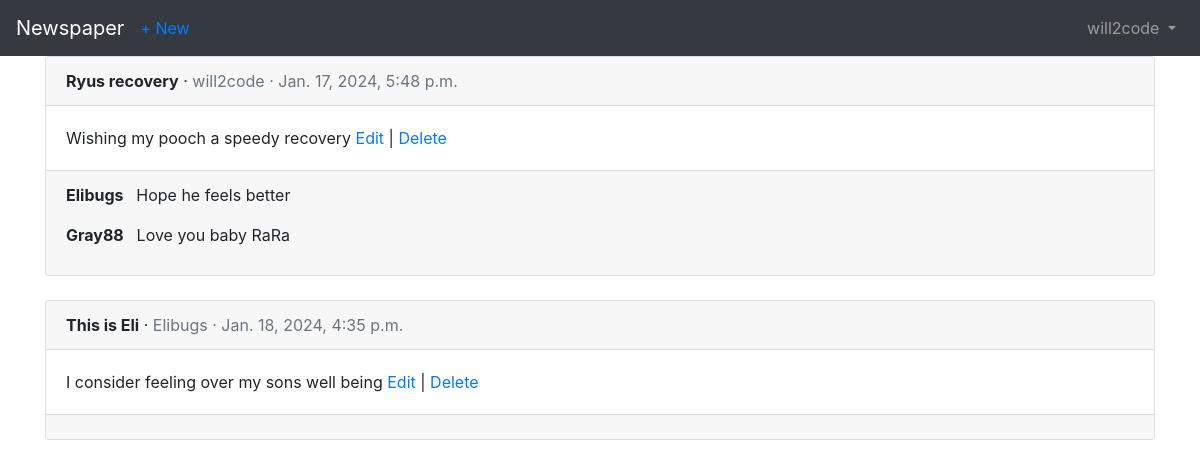
/articles/ (signed in), run on the app's committed database.
### accounts/models.py (models this page shows)
class CustomUser(AbstractUser):
    age = models.PositiveIntegerField(null=True, blank=True)

### articles/models.py (models this page shows, shortened)
class Article(models.Model):
    title = models.CharField(max_length=255)
    body = models.TextField()
    date = models.DateTimeField(auto_now_add=True)
    author = models.ForeignKey(
        get_user_model(),
        on_delete=models.CASCADE
    )

class Comment(models.Model):
    article = models.ForeignKey(
        Article,
        on_delete=models.CASCADE,
        related_name="comments"
    )
    comment = models.CharField(max_length=140)
    author = models.ForeignKey(
        get_user_model(),
        on_delete=models.CASCADE,
    )
    def __str__(self):
        return self.comment

### articles/views.py (the view)
# urls.py: path('', ArticleListView.as_view(), name='article_list'),
class ArticleListView(LoginRequiredMixin, ListView):
    model = Article
    template_name = 'article_list.html'

### templates/article_list.html (shortened to what this page needs)
{% extends 'base.html' %}
{% block content %}
	{% for article in object_list %}
		<div class="card">
			<div class="card-header">
				<span class="font-weight-bold"> {{ article.title }}</span> &middot;
				<span class="text-muted"> {{ article.author }} &middot {{ article.date }}</span>
			</div>
			<div class="card-body">
				{{ article.body }}
				<a href="{% url 'article_edit' article.pk %}">Edit</a> |
				<a href="{% url 'article_delete' article.pk %}">Delete</a>
			</div>
			<div class="card-footer">
				{% for comment in article.comments.all %}
					<p>
						<span class="font-weight-bold"> {{ comment.author }} </span>
						&nbsp;&nbsp;{{ comment }}
					</p>
				{% endfor %}
			</div>
		</div>
		<br>
	{% endfor %}
{% endblock content %}

### templates/base.html (shortened to what this page needs)
{% load static %}
<html>
  <head>
    <link rel="stylesheet" href="https://cdn.jsdelivr.net/npm/bootstrap@4.5.3/dist/css/bootstrap.min.css" />
  </head>
  <body>
    <nav class="navbar navbar-expand-lg navbar-dark bg-dark">
      <a class="navbar-brand" href="{% url 'home' %}">Newspaper</a>
      <a class="nav-item" href="{% url 'article_create' %}">+ New</a>
      <div class="collapse navbar-collapse" id="navbarSupportedContent">
        {% if user.is_authenticated %}
        <ul class="navbar-nav ml-auto">
          <li class="nav-item">
            <a class="nav-link dropdown-toggle" href="#" id="navbarDropdown" role="button" data-toggle="dropdown" aria-haspopup="true" aria-expanded="false"> {{ user.username }} </a>
        </ul>
        {% else %}
        <form class="form-inline ml-auto">
          <a href="{% url 'login' %}" class="btn btn-outline-secondary"> Log In</a>
          <a href="{% url 'signup' %}" class="btn btn-primary ml-2"> Sign up</a>
        </form>
        {% endif %}
      </div>
    </nav>
    <main>
      <div class="container">
        {% block content %}
				{% endblock content %}
      </div>
    </main>
  </body>
</html>

### data on the page
CustomUser: username "will2code"
Article: title "Ryus recovery", author "will2code", date "Jan. 17, 2024, 5:48 p.m.", body "Wishing my pooch a speedy recovery"
Comment: author "Elibugs", comment "Hope he feels better"
Comment: author "Gray88", comment "Love you baby RaRa"
Article: title "This is Eli", author "Elibugs", date "Jan. 18, 2024, 4:35 p.m.", body "I consider feeling over my sons well being"
